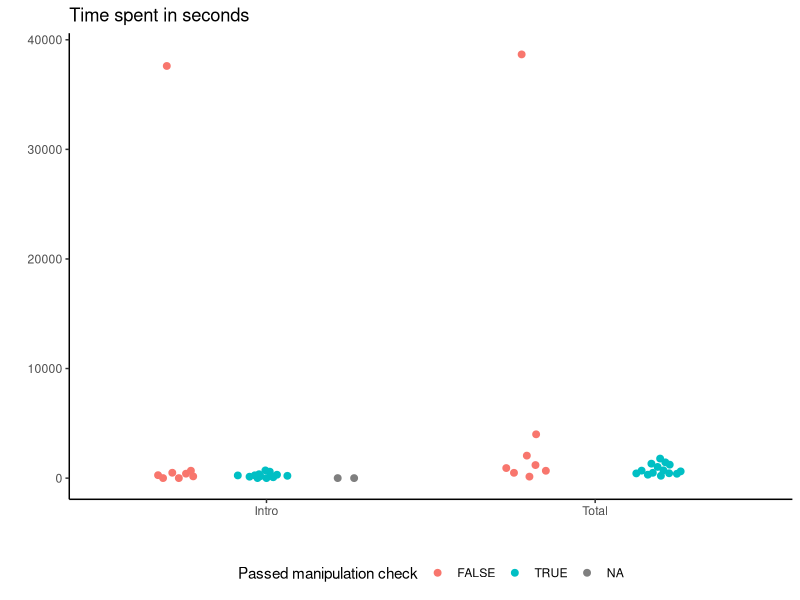
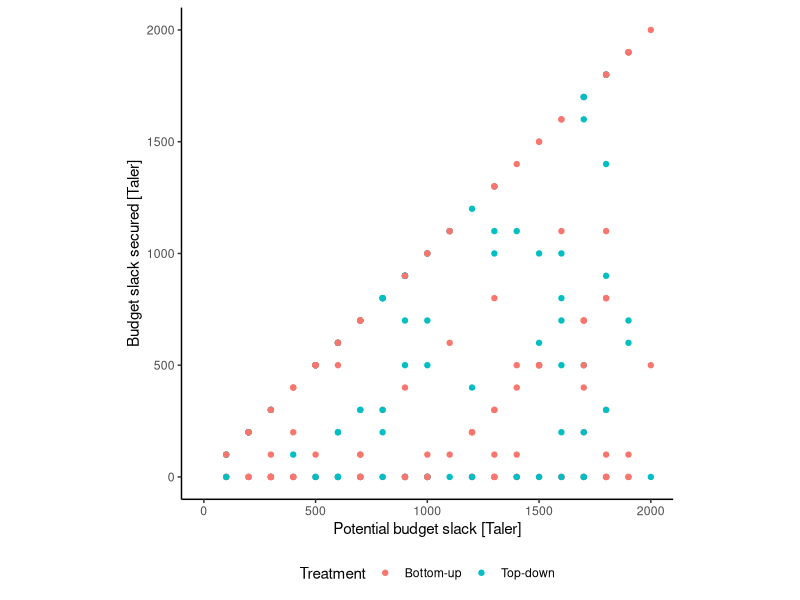
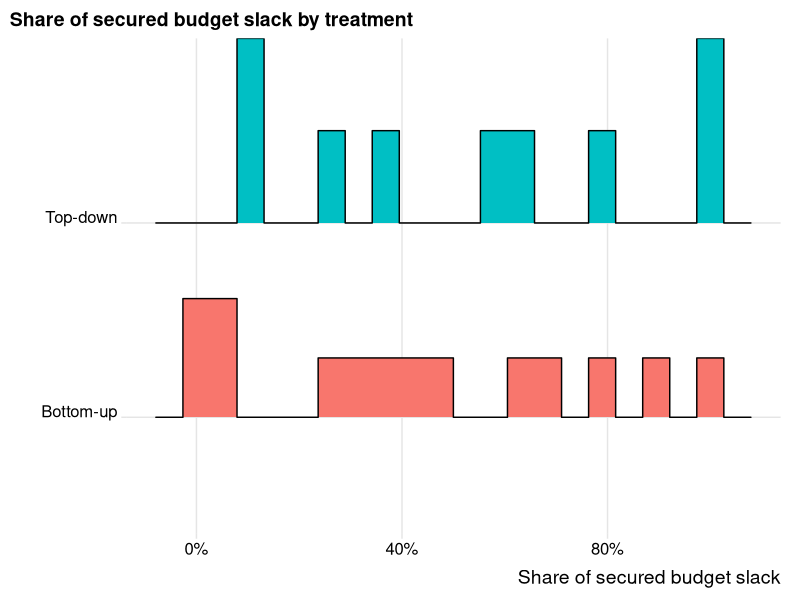
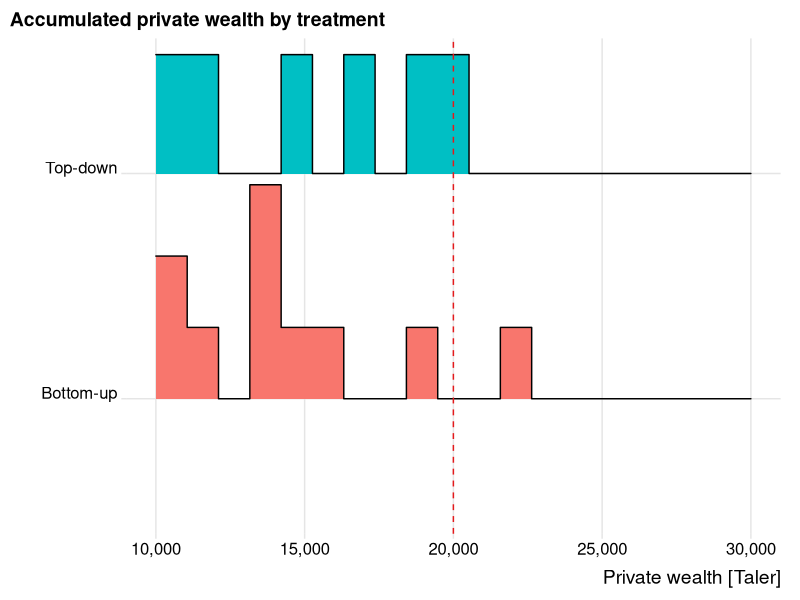
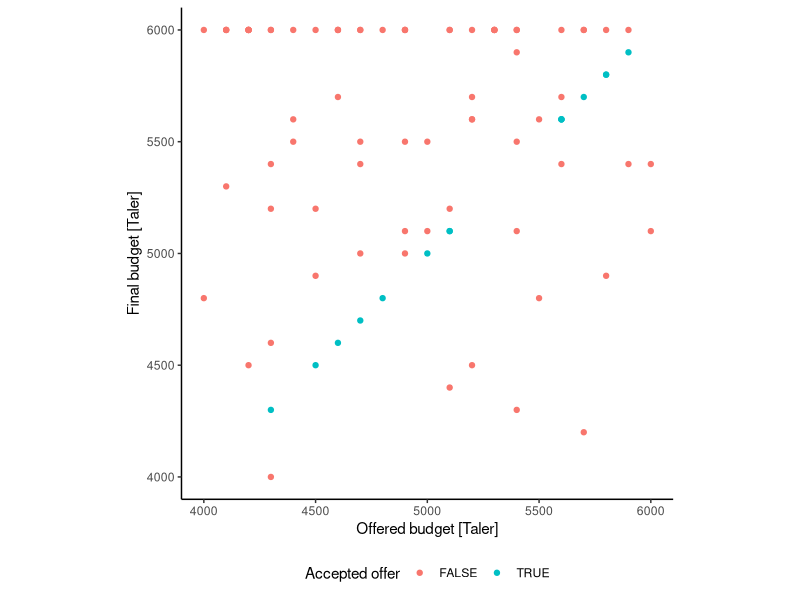

Here is the R script that generated these plots, in order:
## ---- chunk 1
knitr::opts_chunk$set(
	echo = FALSE,
	message = FALSE,
	warning = FALSE,
	cache = TRUE,
	fig.align = "center"
)

library("tidyverse")
library("kableExtra")
library("lubridate")
library("ggbeeswarm")
library("corrplot")
library("ggridges")

transpose_table <- function(tbl) {
  # tbl Needs to have a first column containing variable names
  # for the transposed table (normally group levels)
  ttbl <- as_tibble(t(tbl[, 2:ncol(tbl)])) %>%
    mutate(` ` = names(tbl)[2:ncol(tbl)]) %>%
    select(c(nrow(tbl) + 1, 1:nrow(tbl)))
  
  names(ttbl)[2:ncol(ttbl)] <- pull(tbl[, 1])
  ttbl
}
## ---- chunk 2
subjects <- read_csv("data/budget_exp_subjects.csv", col_types = cols())
rounds <- read_csv("data/budget_exp_rounds.csv", col_types = cols())
times <- read_csv("data/budget_exp_times.csv", col_types = cols())
## ---- chunk 3
participation <- subjects %>%
  left_join(rounds, by = "id") %>%
  filter(!is.na(round)) %>%
  rename(Treatment = treatment) %>%
  group_by(Treatment) %>%
  summarise(
    `Unique players` = length(unique(id)),
    `Played rounds` = n(),
    `Completed games` = sum(!is.na(compensation))/10
  ) %>%
  transpose_table()

kable(participation) %>%
  kable_classic(full_width = FALSE)
## ---- chunk 4

times_by_id <- times %>%
  filter(page_name == "S1") %>%
  mutate(round = 0) %>%
  select(id, round, time_spent) %>%
  bind_rows(
    times %>%
      filter(page_name %in% c("S2", "S3")) %>%
      select(id, round, time_spent) %>%
      group_by(id, round) %>%
      summarise(time_spent = sum(time_spent))
  ) %>%
  bind_rows(
    times %>%
      group_by(id) %>%
      filter(any(page_name == "S4")) %>%
      summarise(time_spent = sum(time_spent)) %>%
      mutate(round = 11) %>%
      select(id, round, time_spent)
  ) %>%
  arrange(id, round)

tab <- times_by_id %>%
  group_by(round) %>%
  summarise(
    N = n(),
    Mean = mean(time_spent),
    `Standard deviation` = sd(time_spent),
    Median = median(time_spent),
    Min = min(time_spent),
    Max = max(time_spent)
  ) %>%
  rename(Round = round) %>%
  arrange(Round) %>%
  mutate_at(c("Mean", "Standard deviation", "Median"), format, digits = 1) %>%
  mutate(
    Round = case_when(
      Round == 0 ~ "Intro", 
      Round == 11 ~ "Total",
      TRUE ~ paste("Round", Round)
    )
  )

kable(tab, align = "lrrrrrr") %>%
  kable_classic(full_width = FALSE) %>% 
  row_spec(11, extra_css = "border-bottom: solid; border-bottom-width: 0.08em;")
## ---- chunk 5
subjects_mc <- subjects %>%
  mutate(
    completed_exp = !is.na(cost_known),
    passed_mc = (compensation == "only wealth" & cost_known == "only to me")
  ) %>% 
  left_join(
    times_by_id %>%
      filter(round == 11 | round == 0) %>%
      mutate(name = ifelse(round == 0, "time_intro", "time_total")) %>%
      select(id, name, time_spent) %>%
      pivot_wider(id_cols = id, names_from = name, values_from = time_spent) 
  )

tab <- subjects_mc %>%
  filter(completed_exp) %>%
  group_by(treatment) %>%
  rename(Treatment = treatment) %>%
  summarise(
    `Completed experiment` = n(),
    `Passed manipulaton checks` = sprintf(
      "%d (%.1f %%)", sum(passed_mc), 100*(sum(passed_mc)/n())
    )
  ) %>%
  transpose_table()
  
kable(tab, align = "lrr") %>%
  kable_classic(full_width = FALSE)

ggplot(
  data = subjects_mc %>%
    select(id, passed_mc, time_intro, time_total) %>%
    rename(
      Intro = time_intro,
      Total = time_total
    ) %>%
    pivot_longer(
      all_of(c("Intro", "Total")), names_to = "time", values_to = "sec"
    ), 
  aes(x = time, y = sec, group = passed_mc, color = passed_mc)
) +
  geom_quasirandom(dodge.width = 0.8, width = 0.1, size = 2) +
  theme_classic() + 
  labs(
    title = "Time spent in seconds",
    x = "",
    y = "",
    color = "Passed manipulation check"
  ) + theme(legend.position = "bottom") 

## ---- chunk 6
df <- rounds %>%
  filter(cost != 6) %>%
  mutate(
    pot_slack = 6000 - cost*1000,
    slack_secured = budget - cost*1000,
    pct_slack_secured = slack_secured/pot_slack
  ) %>%
  select(id, round, pot_slack, slack_secured, pct_slack_secured) %>%
  left_join(subjects %>% select(id, treatment))

ggplot(df, aes(x = pot_slack, y = slack_secured, color = treatment)) +
  geom_point() +
  labs(
    x = "Potential budget slack [Taler]",
    y = "Budget slack secured [Taler]",
    color = "Treatment"
  ) +
  theme_classic() +
  coord_fixed(xlim = c(0, 2000), ylim = c(0, 2000)) + 
  theme(legend.position = "bottom") 

outcomes <- df %>%
  group_by(id) %>%
  summarise(
    rounds = n(),
    pot_slack = sum(pot_slack),
    pct_budget_slack_secured = sum(slack_secured)/sum(pot_slack),
    partialy_honest = pct_budget_slack_secured != 1 & 
      pct_budget_slack_secured != 0,
    always_honest = pct_budget_slack_secured == 0
  ) %>%
  left_join(subjects_mc %>% select(id, treatment, passed_mc, time_total))

tab <- outcomes %>%
  group_by(treatment) %>%
  summarise(
    Particpants = sprintf("%d", n()),
    Rounds = sprintf("%d", sum(rounds)),
    `Mean claimed budget slack (%)` = scales::percent(
      mean(pct_budget_slack_secured)
    ),
    `Std. dev. claimed budget slack (%)` = scales::percent(
      sd(pct_budget_slack_secured)
    ),
    `Partially honest (%)` = scales::percent(sum(partialy_honest)/n()), 
    `Always honest (%)` = scales::percent(sum(always_honest)/n())
  ) %>%
  transpose_table()

kable(tab, align = "lrr") %>%
  kable_classic(full_width = FALSE)


ggplot(outcomes, aes(
  x = pct_budget_slack_secured, y = treatment,
  fill = treatment, height = stat(density)
)) +
  geom_density_ridges(
    stat = "binline", bins = 20, scale = 0.95
  ) +
  scale_x_continuous(labels = scales::percent) +
  labs(
    title = "Share of secured budget slack by treatment",
    x = "Share of secured budget slack",
    y = ""
  ) +
  theme_ridges() +
  theme(
    legend.position = "bottome",
    plot.title.position = "plot"
  )

ggplot(outcomes %>% filter(rounds == 10), aes(
  x = 10000 + pct_budget_slack_secured*pot_slack, y = treatment,
  fill = treatment, height = stat(density)
)) +
  geom_density_ridges(
    stat = "binline", bins = 20, scale = 0.95
  ) +
  scale_x_continuous(
    labels =  scales::comma_format(accuracy = 1), 
    limits = c(10000, 30000) 
  ) +
  labs(
    title = "Accumulated private wealth by treatment",
    x = "Private wealth [Taler]",
    y = ""
  ) +
  geom_vline(xintercept = 20000, color = "#E41A1C", lty = 2) +
  theme_ridges() +
  theme(
    legend.position = "bottome",
    plot.title.position = "plot"
  )

wealth <- outcomes %>%
#  filter(rounds == 10) %>%
  mutate(wealth = 10000 + pct_budget_slack_secured*pot_slack) %>%
  select(id, treatment, wealth)

tab <- wealth %>%
  group_by(treatment) %>%
  summarise(
    `t-stat (mu = 20,000)` = sprintf(
      "%.3f", t.test(wealth, mu= 20000)$statistic
    ),
    `Prob |t| > 0` = sprintf("%.3f", t.test(wealth, mu = 20000)$p.value)
  ) %>%
  bind_rows(
    wealth %>%
      summarise(
        treatment = "Total",
        `t-stat (mu = 20,000)` = sprintf(
          "%.3f", t.test(wealth, mu = 20000)$statistic
        ),
        `Prob |t| > 0` = sprintf("%.3f", t.test(wealth, mu = 20000)$p.value)
      )
  ) %>%
  transpose_table()

kable(tab, align = "lrrr") %>%
  kable_classic(full_width = FALSE)
## ---- chunk 7
rounds %>%
  left_join(subjects %>% select(id, treatment)) %>%
  filter(treatment == "Top-down") %>%
  ggplot(aes (x = offer, y = budget, color = accepted)) +
  geom_point() +
  labs(
    x = "Offered budget [Taler]",
    y = "Final budget [Taler]",
    color = "Accepted offer"
  ) +
  theme_classic() +
  coord_fixed(xlim = c(4000, 6000), ylim = c(4000, 6000)) + 
  theme(legend.position = "bottom")   

df <- rounds %>%
  left_join(subjects %>% select(id, treatment)) %>%
  filter(treatment == "Top-down") 

fs_cor <- cor.test(df$offer, df$budget, method = "spearman")
n6_cor <- cor.test(
  df$offer[df$budget != 6000], df$budget[df$budget != 6000], method = "spearman"
)

tab <- tibble(
  ` ` = c(
    "% accepted",
    "Spearman corr offered/final (full sample)",
    "Spearman corr offered/final (max budgets excluded)"
  ),
  Statistic = c(
    scales::percent(sum(df$accepted, na.rm = TRUE)/nrow(df)),
    sprintf("%.3f (|Prob| > 0: %.3f)", fs_cor$statistic, fs_cor$p.value),
    sprintf("%.3f (|Prob| > 0: %.3f)", n6_cor$statistic, n6_cor$p.value)
  )
)

kable(tab) %>%
  kable_classic(full_width = FALSE)
